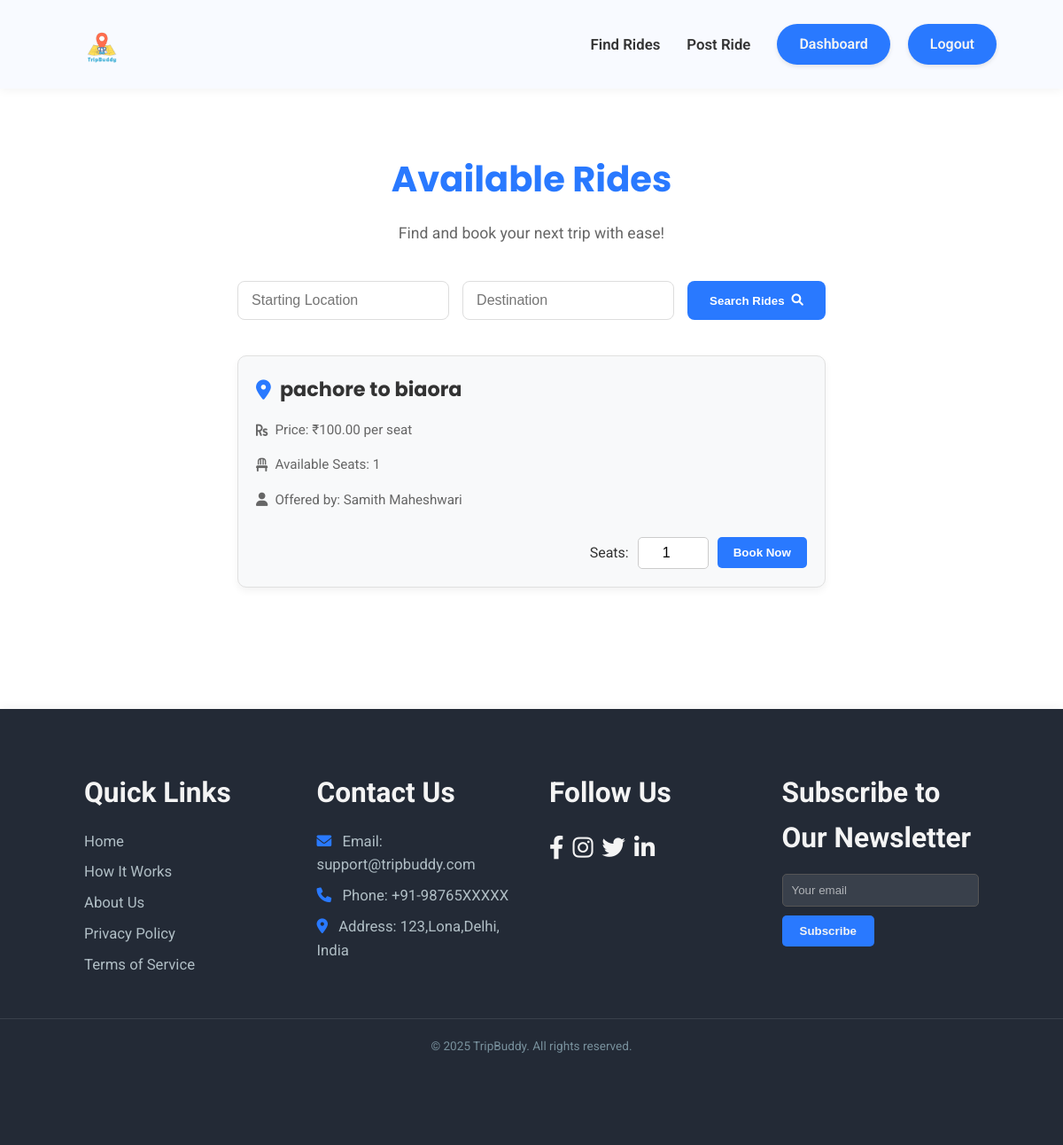
The page /find_rides (signed in) on the database its author committed.
### models.py (models this page shows, shortened)
class Ride(db.Model):
    id = db.Column(db.Integer, primary_key=True)
    creator_id = db.Column(db.Integer, db.ForeignKey('user.id'), nullable=False)
    start_location = db.Column(db.String(100), nullable=False)
    end_location = db.Column(db.String(100), nullable=False)
    price = db.Column(db.Float, nullable=False)
    seats = db.Column(db.Integer, nullable=False)
    date = db.Column(db.Date, nullable=False)
    time = db.Column(db.String(20), nullable=False) # Store time as string (e.g., "10:00 AM")
    description = db.Column(db.Text, nullable=True)

class User(UserMixin, db.Model):
    id = db.Column(db.Integer, primary_key=True)
    username = db.Column(db.String(80), unique=True, nullable=False)
    email = db.Column(db.String(120), unique=True, nullable=False)
    password = db.Column(db.String(120), nullable=False)
    role = db.Column(db.String(20), nullable=False) # e.g., 'Renter', 'Provider'
    rides_created = db.relationship('Ride', backref='creator', lazy=True)
    rides_taken = db.Column(db.Integer, default=0, nullable=False)
    can_offer_rides = db.Column(db.Boolean, default=False, nullable=False)
    can_find_rides = db.Column(db.Boolean, default=False, nullable=False)
    received_notifications = db.relationship('Notification', backref='recipient', lazy=True, foreign_keys='Notification.user_id')

### app.py (the view)
@app.route('/find_rides', methods=['GET'])
@login_required
def find_rides():
    if not current_user.can_find_rides:
        flash('You need to activate "Find a Ride" from your dashboard to view and book rides.', 'warning')
        return redirect(url_for('dashboard'))
    rides_query = Ride.query.filter(Ride.seats > 0, Ride.creator_id != current_user.id)
    start_location = request.args.get('start_location')
    end_location = request.args.get('end_location')
    if start_location:
        rides_query = rides_query.filter(Ride.start_location.ilike(f'%{start_location}%'))
    if end_location:
        rides_query = rides_query.filter(Ride.end_location.ilike(f'%{end_location}%'))
    rides = rides_query.all()
    return render_template('find_rides.html', rides=rides)

### app.py (called while the page is built)
@login_manager.user_loader
def load_user(user_id):
    return User.query.get(int(user_id))

### templates/find_rides.html (shortened to what this page needs)
<!DOCTYPE html>
<html lang="en">
<head>
    <link rel="stylesheet" href="https://cdnjs.cloudflare.com/ajax/libs/font-awesome/6.0.0-beta3/css/all.min.css">
    <link rel="stylesheet" href="{{ url_for('static', filename='css/main.css') }}">
    <link rel="stylesheet" href="{{ url_for('static', filename='css/dashboard.css') }}">
</head>
<body>
    <header class="dashboard-header">
        <div class="header-container">
            <div class="logo">
                <img src="{{ url_for('static', filename='images/tripbuddy.png') }}" alt="TripBuddy Logo" class="logo-img">
            </div>
            <div class="header-right-section">
                <nav class="dashboard-nav-header">
                    <ul>
                        <li><a href="{{ url_for('find_rides') }}" {% if not current_user.can_find_rides %}class="disabled-link"{% endif %}>Find Rides</a></li>
                        <li><a href="{{ url_for('post_ride') }}" {% if not current_user.can_offer_rides %}class="disabled-link"{% endif %}>Post Ride</a></li>
                    </ul>
                </nav>
                <div class="header-actions">
                    <a href="{{ url_for('dashboard') }}" class="logout-btn-header">Dashboard</a>
                    <a href="{{ url_for('logout') }}" class="logout-btn-header">Logout</a>
                </div>
            </div>
        </div>
    </header>
    <main class="find-rides-main">
        <div class="find-rides-container">
            <h1 class="find-rides-heading">Available Rides</h1>
            <p class="find-rides-subheading">Find and book your next trip with ease!</p>
            {% if not current_user.can_find_rides %}
                <div class="activation-required">
                    <h2>Feature Not Activated</h2>
                    <p>As a **Provider**, you need to activate the "Find a Ride" feature from your dashboard to view and book rides.</p>
                    <a href="{{ url_for('dashboard') }}" class="btn-go-dashboard">Go to Dashboard to Activate</a>
                </div>
            {% else %}
                <form action="{{ url_for('find_rides') }}" method="GET" class="search-rides-form">
                    <input type="text" name="start_location" placeholder="Starting Location" value="{{ request.args.get('start_location', '') }}">
                    <input type="text" name="end_location" placeholder="Destination" value="{{ request.args.get('end_location', '') }}">
                    <button type="submit">Search Rides <i class="fas fa-search"></i></button>
                </form>
                {% if rides %}
                    <div class="rides-list">
                        {% for ride in rides %}
                            <div class="ride-card">
                                <h3><i class="fas fa-map-marker-alt"></i> {{ ride.start_location }} to {{ ride.end_location }}</h3>
                                <p><i class="fas fa-rupee-sign"></i> Price: ₹{{ "%.2f"|format(ride.price) }} per seat</p>
                                <p><i class="fas fa-chair"></i> Available Seats: {{ ride.seats }}</p>
                                <p><i class="fas fa-user"></i> Offered by: {{ ride.creator.username }}</p>
                                <div class="ride-actions">
                                    <form action="{{ url_for('book_ride', ride_id=ride.id) }}" method="POST" style="display: flex; gap: 10px; align-items: center;">
                                        <label for="seats-{{ ride.id }}">Seats:</label>
                                        <input type="number" id="seats-{{ ride.id }}" name="seats_to_book" value="1" min="1" max="{{ ride.seats }}" required>
                                        <button type="submit" class="btn-book-ride">Book Now</button>
                                    </form>
                                </div>
                            </div>
                        {% endfor %}
                    </div>
                {% else %}
                    <p class="no-rides-message"><i class="fas fa-info-circle"></i> No rides currently available matching your search. Check back later!</p>
                {% endif %}
            {% endif %}
        </div>
    </main>
    <footer class="main-footer section-padding">
        <div class="footer-container container">
            <div class="footer-links-group">
                <h4>Quick Links</h4>
                <a href="{{ url_for('home') }}">Home</a>
                <a href="{{ url_for('home') }}#how-it-works">How It Works</a>
                <a href="{{ url_for('about') }}">About Us</a>
                <a href="#">Privacy Policy</a>
                <a href="#">Terms of Service</a>
            </div>
            <div class="footer-contact-group">
                <h4>Contact Us</h4>
                <p><i class="fas fa-envelope"></i> Email: support@tripbuddy.com</p>
                <p><i class="fas fa-phone"></i> Phone: +91-98765XXXXX</p>
                <p><i class="fas fa-map-marker-alt"></i> Address: 123,Lona,Delhi, India</p>
            </div>
            <div class="footer-social-group">
                <h4>Follow Us</h4>
                <div class="social-icons">
                    <a href="https://www.facebook.com" target="_blank" aria-label="Facebook"><i class="fab fa-facebook-f"></i></a>
                    <a href="https://www.instagram.com" target="_blank" aria-label="Instagram"><i class="fab fa-instagram"></i></a>
                    <a href="https://www.twitter.com" target="_blank" aria-label="Twitter"><i class="fab fa-twitter"></i></a>
                    <a href="https://www.linkedin.com" target="_blank" aria-label="LinkedIn"><i class="fab fa-linkedin-in"></i></a>
                </div>
            </div>
            <div class="footer-newsletter-group">
                <h4>Subscribe to Our Newsletter</h4>
                <form class="newsletter-form">
                    <input type="email" placeholder="Your email" required />
                    <button type="submit">Subscribe</button>
                </form>
            </div>
        </div>
        <p class="footer-copy">&copy; 2025 TripBuddy. All rights reserved.</p>
    </footer>
</body>
</html>

### static/css/main.css (style rules this page uses)
* { margin: 0; padding: 0; box-sizing: border-box; }
:root { --primary-color: #2979FF; --secondary-color: #FFD600; --dark-blue-hover: #1976D2; --dark-yellow-hover: #FFC107; --text-dark: #333333; --text-light: #f4f4f4; --background-light: #ffffff; --bg-dark: #232a36; --shadow-light: rgba(0, 0, 0, 0.05); --shadow-medium: rgba(0, 0, 0, 0.15); --poppins: 'Poppins', sans-serif; --roboto: 'Roboto', sans-serif; --primary-color-dark: #1976D2; --text-white: #ffffff; --bg-card: #ffffff; --text-medium: #666; }
body { font-family: var(--roboto); line-height: 1.6; color: var(--text-dark); background-color: #F0F2F5; overflow-x: hidden; display: flex; flex-direction: column; min-height: 100vh; }
.container { width: 90%; max-width: 1200px; margin: 0 auto; }
h1, h2, h3 { font-family: var(--poppins); color: var(--text-dark); margin-bottom: 20px; }
.section-padding { padding: 80px 0; }
.logo img { height: 80px; width: auto; display: block; }
.main-footer { background: var(--bg-dark); color: #B0BEC5; text-align: center; box-shadow: 0 -2px 10px var(--shadow-light); padding-top: 50px; margin-top: auto; }
.main-footer .footer-container { display: flex; flex-wrap: wrap; justify-content: space-around; margin-bottom: 20px; font-size: 1.1em; padding: 0 15px; }
.footer-links-group, .footer-contact-group, .footer-social-group, .footer-newsletter-group { margin: 20px; min-width: 200px; flex: 1; max-width: 280px; text-align: left; }
.footer-links-group h4, .footer-contact-group h4, .footer-social-group h4, .footer-newsletter-group h4 { margin-bottom: 15px; font-size: 1.8em; color: var(--text-light); }
.footer-links-group a, .footer-contact-group p { display: block; color: #B0BEC5; text-decoration: none; margin-bottom: 8px; font-size: 0.95em; }
.footer-contact-group p i { margin-right: 8px; color: var(--primary-color); }
.footer-social-group .social-icons { margin-top: 0; display: flex; justify-content: flex-start; }
.footer-social-group .social-icons a { margin: 0 10px 0 0; font-size: 1.5em; color: var(--text-light); }
.footer-newsletter-group .newsletter-form { display: flex; flex-direction: column; align-items: flex-start; }
.footer-newsletter-group input { padding: 10px; width: 100%; max-width: 250px; margin-bottom: 10px; border: 1px solid #555; background-color: rgba(255, 255, 255, 0.1); color: var(--text-light); border-radius: 5px; }
.footer-newsletter-group input::placeholder { color: rgba(255, 255, 255, 0.6); }
.footer-newsletter-group button { padding: 10px 20px; background-color: var(--primary-color); color: var(--text-light); border: none; cursor: pointer; border-radius: 5px; font-weight: bold; transition: background-color 0.3s ease; }
.footer-copy { border-top: 1px solid rgba(255, 255, 255, 0.1); padding-top: 20px; margin-top: 20px; padding-bottom: 20px; font-size: 0.85em; color: #78909C; }

### static/css/dashboard.css (style rules this page uses)
.dashboard-header { background: #f8faff; padding: 10px 0; box-shadow: 0 2px 10px rgba(0, 0, 0, 0.05); position: sticky; top: 0; z-index: 1000; }
.dashboard-header .header-container { width: 90%; max-width: 1200px; margin: 0 auto; display: flex; justify-content: space-between; align-items: center; padding: 0 15px; }
.dashboard-header .logo img { height: 80px; width: auto; display: block; }
.header-right-section { display: flex; align-items: center; gap: 30px; }
.dashboard-nav-header ul { list-style: none; display: flex; align-items: center; gap: 30px; margin: 0; padding: 0; }
.dashboard-nav-header ul li a { color: var(--text-dark); text-decoration: none; font-weight: 600; font-size: 1.05em; padding: 5px 0; transition: color 0.3s ease, transform 0.2s ease; position: relative; }
.dashboard-nav-header ul li a::after { content: ''; position: absolute; width: 0; height: 2px; background: var(--primary-color); left: 0; bottom: 0; transition: width 0.3s ease-in-out; }
.header-actions { display: flex; align-items: center; gap: 20px; }
.logout-btn-header { background-color: var(--primary-color); color: var(--text-light); border: none; padding: 10px 25px; border-radius: 25px; text-decoration: none; font-weight: 600; font-size: 1em; transition: background-color 0.3s ease, transform 0.2s ease, box-shadow 0.3s ease; box-shadow: 0 2px 5px rgba(0,0,0,0.1); white-space: nowrap; }
main { flex-grow: 1; padding: 40px 20px; display: flex; flex-direction: column; align-items: center; justify-content: flex-start; gap: 30px; text-align: center; }

### rows shown on the page
Ride: start_location "pachore", end_location "biaora", price "100.00", seats "1", creator.username "Samith Maheshwari", seats_to_book "1"
